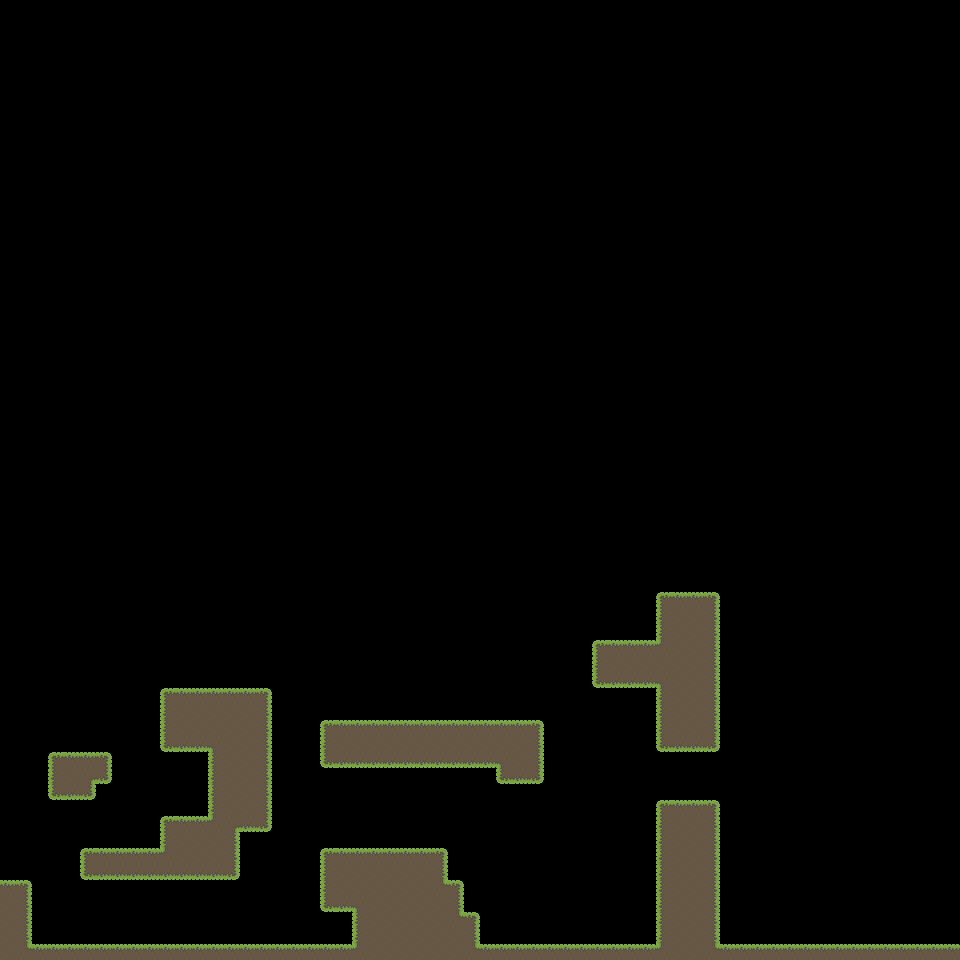

A 2D game scene composited from a Tiled map and its tileset images. What follows is a short description and the map's XML, with every tile layer's data as written:
An orthogonal 60x60 tile map with 16x16 px tiles, 1 tile layer (Tile Layer 1).

<map version="1.0" orientation="orthogonal" renderorder="right-down" width="60" height="60" tilewidth="16" tileheight="16" nextobjectid="1">
 <tileset firstgid="1" name="tiles" tilewidth="16" tileheight="16" tilecount="16" columns="4">
  <image source="tiles.png" width="64" height="64" />
 </tileset>
 <layer name="Tile Layer 1" width="60" height="60">
  <data encoding="csv">
0,0,0,0,0,0,0,0,0,0,0,0,0,0,0,0,0,0,0,0,0,0,0,0,0,0,0,0,0,0,0,0,0,0,0,0,0,0,0,0,0,0,0,0,0,0,0,0,0,0,0,0,0,0,0,0,0,0,0,0,
0,0,0,0,0,0,0,0,0,0,0,0,0,0,0,0,0,0,0,0,0,0,0,0,0,0,0,0,0,0,0,0,0,0,0,0,0,0,0,0,0,0,0,0,0,0,0,0,0,0,0,0,0,0,0,0,0,0,0,0,
0,0,0,0,0,0,0,0,0,0,0,0,0,0,0,0,0,0,0,0,0,0,0,0,0,0,0,0,0,0,0,0,0,0,0,0,0,0,0,0,0,0,0,0,0,0,0,0,0,0,0,0,0,0,0,0,0,0,0,0,
0,0,0,0,0,0,0,0,0,0,0,0,0,0,0,0,0,0,0,0,0,0,0,0,0,0,0,0,0,0,0,0,0,0,0,0,0,0,0,0,0,0,0,0,0,0,0,0,0,0,0,0,0,0,0,0,0,0,0,0,
0,0,0,0,0,0,0,0,0,0,0,0,0,0,0,0,0,0,0,0,0,0,0,0,0,0,0,0,0,0,0,0,0,0,0,0,0,0,0,0,0,0,0,0,0,0,0,0,0,0,0,0,0,0,0,0,0,0,0,0,
0,0,0,0,0,0,0,0,0,0,0,0,0,0,0,0,0,0,0,0,0,0,0,0,0,0,0,0,0,0,0,0,0,0,0,0,0,0,0,0,0,0,0,0,0,0,0,0,0,0,0,0,0,0,0,0,0,0,0,0,
0,0,0,0,0,0,0,0,0,0,0,0,0,0,0,0,0,0,0,0,0,0,0,0,0,0,0,0,0,0,0,0,0,0,0,0,0,0,0,0,0,0,0,0,0,0,0,0,0,0,0,0,0,0,0,0,0,0,0,0,
0,0,0,0,0,0,0,0,0,0,0,0,0,0,0,0,0,0,0,0,0,0,0,0,0,0,0,0,0,0,0,0,0,0,0,0,0,0,0,0,0,0,0,0,0,0,0,0,0,0,0,0,0,0,0,0,0,0,0,0,
0,0,0,0,0,0,0,0,0,0,0,0,0,0,0,0,0,0,0,0,0,0,0,0,0,0,0,0,0,0,0,0,0,0,0,0,0,0,0,0,0,0,0,0,0,0,0,0,0,0,0,0,0,0,0,0,0,0,0,0,
0,0,0,0,0,0,0,0,0,0,0,0,0,0,0,0,0,0,0,0,0,0,0,0,0,0,0,0,0,0,0,0,0,0,0,0,0,0,0,0,0,0,0,0,0,0,0,0,0,0,0,0,0,0,0,0,0,0,0,0,
0,0,0,0,0,0,0,0,0,0,0,0,0,0,0,0,0,0,0,0,0,0,0,0,0,0,0,0,0,0,0,0,0,0,0,0,0,0,0,0,0,0,0,0,0,0,0,0,0,0,0,0,0,0,0,0,0,0,0,0,
0,0,0,0,0,0,0,0,0,0,0,0,0,0,0,0,0,0,0,0,0,0,0,0,0,0,0,0,0,0,0,0,0,0,0,0,0,0,0,0,0,0,0,0,0,0,0,0,0,0,0,0,0,0,0,0,0,0,0,0,
0,0,0,0,0,0,0,0,0,0,0,0,0,0,0,0,0,0,0,0,0,0,0,0,0,0,0,0,0,0,0,0,0,0,0,0,0,0,0,0,0,0,0,0,0,0,0,0,0,0,0,0,0,0,0,0,0,0,0,0,
0,0,0,0,0,0,0,0,0,0,0,0,0,0,0,0,0,0,0,0,0,0,0,0,0,0,0,0,0,0,0,0,0,0,0,0,0,0,0,0,0,0,0,0,0,0,0,0,0,0,0,0,0,0,0,0,0,0,0,0,
0,0,0,0,0,0,0,0,0,0,0,0,0,0,0,0,0,0,0,0,0,0,0,0,0,0,0,0,0,0,0,0,0,0,0,0,0,0,0,0,0,0,0,0,0,0,0,0,0,0,0,0,0,0,0,0,0,0,0,0,
0,0,0,0,0,0,0,0,0,0,0,0,0,0,0,0,0,0,0,0,0,0,0,0,0,0,0,0,0,0,0,0,0,0,0,0,0,0,0,0,0,0,0,0,0,0,0,0,0,0,0,0,0,0,0,0,0,0,0,0,
0,0,0,0,0,0,0,0,0,0,0,0,0,0,0,0,0,0,0,0,0,0,0,0,0,0,0,0,0,0,0,0,0,0,0,0,0,0,0,0,0,0,0,0,0,0,0,0,0,0,0,0,0,0,0,0,0,0,0,0,
0,0,0,0,0,0,0,0,0,0,0,0,0,0,0,0,0,0,0,0,0,0,0,0,0,0,0,0,0,0,0,0,0,0,0,0,0,0,0,0,0,0,0,0,0,0,0,0,0,0,0,0,0,0,0,0,0,0,0,0,
0,0,0,0,0,0,0,0,0,0,0,0,0,0,0,0,0,0,0,0,0,0,0,0,0,0,0,0,0,0,0,0,0,0,0,0,0,0,0,0,0,0,0,0,0,0,0,0,0,0,0,0,0,0,0,0,0,0,0,0,
0,0,0,0,0,0,0,0,0,0,0,0,0,0,0,0,0,0,0,0,0,0,0,0,0,0,0,0,0,0,0,0,0,0,0,0,0,0,0,0,0,0,0,0,0,0,0,0,0,0,0,0,0,0,0,0,0,0,0,0,
0,0,0,0,0,0,0,0,0,0,0,0,0,0,0,0,0,0,0,0,0,0,0,0,0,0,0,0,0,0,0,0,0,0,0,0,0,0,0,0,0,0,0,0,0,0,0,0,0,0,0,0,0,0,0,0,0,0,0,0,
0,0,0,0,0,0,0,0,0,0,0,0,0,0,0,0,0,0,0,0,0,0,0,0,0,0,0,0,0,0,0,0,0,0,0,0,0,0,0,0,0,0,0,0,0,0,0,0,0,0,0,0,0,0,0,0,0,0,0,0,
0,0,0,0,0,0,0,0,0,0,0,0,0,0,0,0,0,0,0,0,0,0,0,0,0,0,0,0,0,0,0,0,0,0,0,0,0,0,0,0,0,0,0,0,0,0,0,0,0,0,0,0,0,0,0,0,0,0,0,0,
0,0,0,0,0,0,0,0,0,0,0,0,0,0,0,0,0,0,0,0,0,0,0,0,0,0,0,0,0,0,0,0,0,0,0,0,0,0,0,0,0,0,0,0,0,0,0,0,0,0,0,0,0,0,0,0,0,0,0,0,
0,0,0,0,0,0,0,0,0,0,0,0,0,0,0,0,0,0,0,0,0,0,0,0,0,0,0,0,0,0,0,0,0,0,0,0,0,0,0,0,0,0,0,0,0,0,0,0,0,0,0,0,0,0,0,0,0,0,0,0,
0,0,0,0,0,0,0,0,0,0,0,0,0,0,0,0,0,0,0,0,0,0,0,0,0,0,0,0,0,0,0,0,0,0,0,0,0,0,0,0,0,0,0,0,0,0,0,0,0,0,0,0,0,0,0,0,0,0,0,0,
0,0,0,0,0,0,0,0,0,0,0,0,0,0,0,0,0,0,0,0,0,0,0,0,0,0,0,0,0,0,0,0,0,0,0,0,0,0,0,0,0,0,0,0,0,0,0,0,0,0,0,0,0,0,0,0,0,0,0,0,
0,0,0,0,0,0,0,0,0,0,0,0,0,0,0,0,0,0,0,0,0,0,0,0,0,0,0,0,0,0,0,0,0,0,0,0,0,0,0,0,0,0,0,0,0,0,0,0,0,0,0,0,0,0,0,0,0,0,0,0,
0,0,0,0,0,0,0,0,0,0,0,0,0,0,0,0,0,0,0,0,0,0,0,0,0,0,0,0,0,0,0,0,0,0,0,0,0,0,0,0,0,0,0,0,0,0,0,0,0,0,0,0,0,0,0,0,0,0,0,0,
0,0,0,0,0,0,0,0,0,0,0,0,0,0,0,0,0,0,0,0,0,0,0,0,0,0,0,0,0,0,0,0,0,0,0,0,0,0,0,0,0,0,0,0,0,0,0,0,0,0,0,0,0,0,0,0,0,0,0,0,
0,0,0,0,0,0,0,0,0,0,0,0,0,0,0,0,0,0,0,0,0,0,0,0,0,0,0,0,0,0,0,0,0,0,0,0,0,0,0,0,0,0,0,0,0,0,0,0,0,0,0,0,0,0,0,0,0,0,0,0,
0,0,0,0,0,0,0,0,0,0,0,0,0,0,0,0,0,0,0,0,0,0,0,0,0,0,0,0,0,0,0,0,0,0,0,0,0,0,0,0,0,0,0,0,0,0,0,0,0,0,0,0,0,0,0,0,0,0,0,0,
0,0,0,0,0,0,0,0,0,0,0,0,0,0,0,0,0,0,0,0,0,0,0,0,0,0,0,0,0,0,0,0,0,0,0,0,0,0,0,0,0,0,0,0,0,0,0,0,0,0,0,0,0,0,0,0,0,0,0,0,
0,0,0,0,0,0,0,0,0,0,0,0,0,0,0,0,0,0,0,0,0,0,0,0,0,0,0,0,0,0,0,0,0,0,0,0,0,0,0,0,0,0,0,0,0,0,0,0,0,0,0,0,0,0,0,0,0,0,0,0,
0,0,0,0,0,0,0,0,0,0,0,0,0,0,0,0,0,0,0,0,0,0,0,0,0,0,0,0,0,0,0,0,0,0,0,0,0,0,0,0,0,0,0,0,0,0,0,0,0,0,0,0,0,0,0,0,0,0,0,0,
0,0,0,0,0,0,0,0,0,0,0,0,0,0,0,0,0,0,0,0,0,0,0,0,0,0,0,0,0,0,0,0,0,0,0,0,0,0,0,0,0,0,0,0,0,0,0,0,0,0,0,0,0,0,0,0,0,0,0,0,
0,0,0,0,0,0,0,0,0,0,0,0,0,0,0,0,0,0,0,0,0,0,0,0,0,0,0,0,0,0,0,0,0,0,0,0,0,0,0,0,0,0,0,0,0,0,0,0,0,0,0,0,0,0,0,0,0,0,0,0,
0,0,0,0,0,0,0,0,0,0,0,0,0,0,0,0,0,0,0,0,0,0,0,0,0,0,0,0,0,0,0,0,0,0,0,0,0,0,0,0,0,1,2,2,3,0,0,0,0,0,0,0,0,0,0,0,0,0,0,0,
0,0,0,0,0,0,0,0,0,0,0,0,0,0,0,0,0,0,0,0,0,0,0,0,0,0,0,0,0,0,0,0,0,0,0,0,0,0,0,0,0,5,6,6,7,0,0,0,0,0,0,0,0,0,0,0,0,0,0,0,
0,0,0,0,0,0,0,0,0,0,0,0,0,0,0,0,0,0,0,0,0,0,0,0,0,0,0,0,0,0,0,0,0,0,0,0,0,0,0,0,0,5,6,6,7,0,0,0,0,0,0,0,0,0,0,0,0,0,0,0,
0,0,0,0,0,0,0,0,0,0,0,0,0,0,0,0,0,0,0,0,0,0,0,0,0,0,0,0,0,0,0,0,0,0,0,0,0,1,2,2,2,14,6,6,7,0,0,0,0,0,0,0,0,0,0,0,0,0,0,0,
0,0,0,0,0,0,0,0,0,0,0,0,0,0,0,0,0,0,0,0,0,0,0,0,0,0,0,0,0,0,0,0,0,0,0,0,0,5,6,6,6,6,6,6,7,0,0,0,0,0,0,0,0,0,0,0,0,0,0,0,
0,0,0,0,0,0,0,0,0,0,0,0,0,0,0,0,0,0,0,0,0,0,0,0,0,0,0,0,0,0,0,0,0,0,0,0,0,9,10,10,10,16,6,6,7,0,0,0,0,0,0,0,0,0,0,0,0,0,0,0,
0,0,0,0,0,0,0,0,0,0,1,2,2,2,2,2,3,0,0,0,0,0,0,0,0,0,0,0,0,0,0,0,0,0,0,0,0,0,0,0,0,5,6,6,7,0,0,0,0,0,0,0,0,0,0,0,0,0,0,0,
0,0,0,0,0,0,0,0,0,0,5,6,6,6,6,6,7,0,0,0,0,0,0,0,0,0,0,0,0,0,0,0,0,0,0,0,0,0,0,0,0,5,6,6,7,0,0,0,0,0,0,0,0,0,0,0,0,0,0,0,
0,0,0,0,0,0,0,0,0,0,5,6,6,6,6,6,7,0,0,0,1,2,2,2,2,2,2,2,2,2,2,2,2,3,0,0,0,0,0,0,0,5,6,6,7,0,0,0,0,0,0,0,0,0,0,0,0,0,0,0,
0,0,0,0,0,0,0,0,0,0,9,10,10,16,6,6,7,0,0,0,5,6,6,6,6,6,6,6,6,6,6,6,6,7,0,0,0,0,0,0,0,9,10,10,11,0,0,0,0,0,0,0,0,0,0,0,0,0,0,0,
0,0,0,1,2,2,3,0,0,0,0,0,0,5,6,6,7,0,0,0,9,10,10,10,10,10,10,10,10,10,10,16,6,7,0,0,0,0,0,0,0,0,0,0,0,0,0,0,0,0,0,0,0,0,0,0,0,0,0,0,
0,0,0,5,6,15,11,0,0,0,0,0,0,5,6,6,7,0,0,0,0,0,0,0,0,0,0,0,0,0,0,9,10,11,0,0,0,0,0,0,0,0,0,0,0,0,0,0,0,0,0,0,0,0,0,0,0,0,0,0,
0,0,0,9,10,11,0,0,0,0,0,0,0,5,6,6,7,0,0,0,0,0,0,0,0,0,0,0,0,0,0,0,0,0,0,0,0,0,0,0,0,0,0,0,0,0,0,0,0,0,0,0,0,0,0,0,0,0,0,0,
0,0,0,0,0,0,0,0,0,0,0,0,0,5,6,6,7,0,0,0,0,0,0,0,0,0,0,0,0,0,0,0,0,0,0,0,0,0,0,0,0,1,2,2,3,0,0,0,0,0,0,0,0,0,0,0,0,0,0,0,
0,0,0,0,0,0,0,0,0,0,1,2,2,14,15,10,11,0,0,0,0,0,0,0,0,0,0,0,0,0,0,0,0,0,0,0,0,0,0,0,0,5,6,6,7,0,0,0,0,0,0,0,0,0,0,0,0,0,0,0,
0,0,0,0,0,0,0,0,0,0,5,6,6,6,7,0,0,0,0,0,0,0,0,0,0,0,0,0,0,0,0,0,0,0,0,0,0,0,0,0,0,5,6,6,7,0,0,0,0,0,0,0,0,0,0,0,0,0,0,0,
0,0,0,0,0,1,2,2,2,2,14,6,6,6,7,0,0,0,0,0,1,2,2,2,2,2,2,3,0,0,0,0,0,0,0,0,0,0,0,0,0,5,6,6,7,0,0,0,0,0,0,0,0,0,0,0,0,0,0,0,
0,0,0,0,0,9,10,10,10,10,10,10,10,10,11,0,0,0,0,0,5,6,6,6,6,6,6,7,0,0,0,0,0,0,0,0,0,0,0,0,0,5,6,6,7,0,0,0,0,0,0,0,0,0,0,0,0,0,0,0,
2,3,0,0,0,0,0,0,0,0,0,0,0,0,0,0,0,0,0,0,5,6,6,6,6,6,6,13,3,0,0,0,0,0,0,0,0,0,0,0,0,5,6,6,7,0,0,0,0,0,0,0,0,0,0,0,0,0,0,0,
6,7,0,0,0,0,0,0,0,0,0,0,0,0,0,0,0,0,0,0,9,10,16,6,6,6,6,6,7,0,0,0,0,0,0,0,0,0,0,0,0,5,6,6,7,0,0,0,0,0,0,0,0,0,0,0,0,0,0,0,
6,7,0,0,0,0,0,0,0,0,0,0,0,0,0,0,0,0,0,0,0,0,5,6,6,6,6,6,13,3,0,0,0,0,0,0,0,0,0,0,0,5,6,6,7,0,0,0,0,0,0,0,0,0,0,0,0,0,0,0,
6,7,0,0,0,0,0,0,0,0,0,0,0,0,0,0,0,0,0,0,0,0,5,6,6,6,6,6,6,7,0,0,0,0,0,0,0,0,0,0,0,5,6,6,7,0,0,0,0,0,0,0,0,0,0,0,0,0,0,0,
6,13,2,2,2,2,2,2,2,2,2,2,2,2,2,2,2,2,2,2,2,2,14,6,6,6,6,6,6,13,2,2,2,2,2,2,2,2,2,2,2,14,6,6,13,2,2,2,2,2,2,2,2,2,2,2,2,2,2,2
</data>
 </layer>
</map>